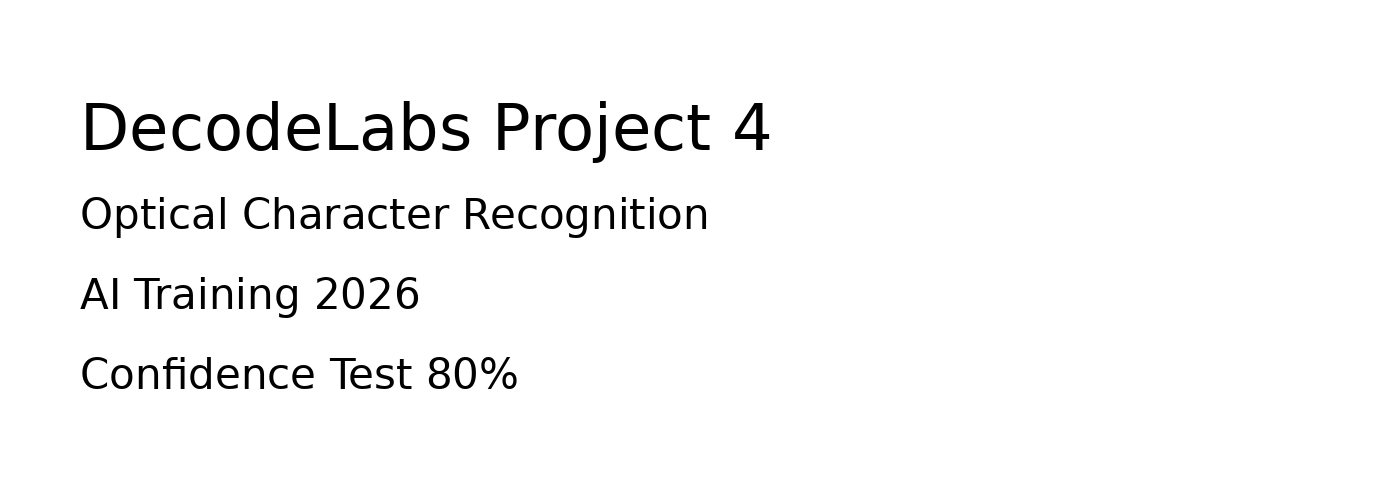
#> input picture DecodeLabs_Project_4_Image_Text_Recognition/input/sample_text.png, 1400 x 500 px
$ python main.py --image input/sample_text.png
#> lines starting #> are read from the running program, lines starting #| are printed output that depends on the picture; after the words box and inside, x2 and y2 are one past the last pixel; in counts of white or black regions, pixels touching at a corner belong together
#> in main, image is the input picture: shape (500, 1400, 3); min 0, max 255, mean 247.2
"""
DecodeLabs Project 4
Path 1: Optical Character Recognition (OCR)

Pipeline:
1. Load image
2. Convert to grayscale
3. Gaussian blur
4. Adaptive threshold
5. Optional deskew
6. Tesseract OCR
7. Apply the mandatory 80% confidence gate
8. Create visual confirmation and text output
"""

from __future__ import annotations

import argparse
import os
from pathlib import Path

import cv2
import numpy as np
import pandas as pd
import pytesseract
from pytesseract import Output


CONFIDENCE_THRESHOLD = 80.0


def parse_args() -> argparse.Namespace:
    parser = argparse.ArgumentParser(
        description="DecodeLabs Project 4 - OCR with OpenCV preprocessing"
    )
    parser.add_argument(
        "--image",
        required=True,
        help="Path to the input image."
    )
    parser.add_argument(
        "--output-dir",
        default="output",
        help="Directory for generated results."
    )
    parser.add_argument(
        "--tesseract-cmd",
        default=None,
        help="Optional path to the Tesseract executable."
    )
    return parser.parse_args()


def preprocess_image(image: np.ndarray) -> np.ndarray:
    """Convert the input to a clean black/white OCR image."""
    gray = cv2.cvtColor(image, cv2.COLOR_BGR2GRAY)

    # Gaussian blur reduces small noise before thresholding.
    blurred = cv2.GaussianBlur(gray, (5, 5), 0)

    # Adaptive threshold handles uneven lighting/shadows better than
    # one global threshold value.
    binary = cv2.adaptiveThreshold(
        blurred,
        255,
        cv2.ADAPTIVE_THRESH_GAUSSIAN_C,
        cv2.THRESH_BINARY,
        31,
        11,
    )
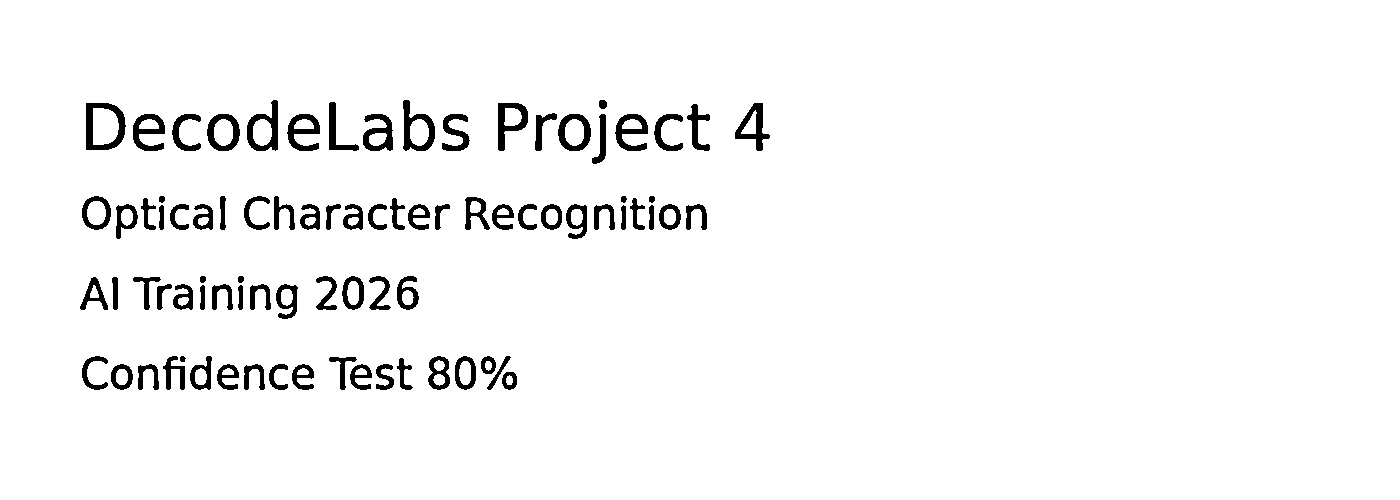
#> binary: shape (500, 1400); 96.3% white; 84 black regions, largest, box (x1, y1, x2, y2) and area: (86, 103, 126, 150) 838, (403, 100, 435, 151) 698, (247, 100, 278, 151) 696

    return binary


def deskew_image(binary: np.ndarray) -> np.ndarray:
    """Correct small text rotation so Tesseract receives a level baseline."""
    coords = np.column_stack(np.where(binary < 255))
#> coords = 25622 pairs, first value 100 to 389, second value 80 to 769

    if len(coords) < 20:
        return binary

    angle = cv2.minAreaRect(coords)[-1]
#> angle = -90

    if angle < -45:
        angle = -(90 + angle)
#> angle = 0
    else:
        angle = -angle

    # Avoid rotating an already level image.
    if abs(angle) < 0.5:
        return binary

    height, width = binary.shape[:2]
    center = (width // 2, height // 2)

    matrix = cv2.getRotationMatrix2D(center, angle, 1.0)
    return cv2.warpAffine(
        binary,
        matrix,
        (width, height),
        flags=cv2.INTER_CUBIC,
        borderMode=cv2.BORDER_REPLICATE,
    )


def run_ocr(processed: np.ndarray) -> pd.DataFrame:
    """Run Tesseract and return word-level OCR data."""
    config = "--oem 3 --psm 6"
    data = pytesseract.image_to_data(
        processed,
        config=config,
        output_type=Output.DATAFRAME,
    )

    data = data.dropna(subset=["text"]).copy()
    data["text"] = data["text"].astype(str).str.strip()
    data["conf"] = pd.to_numeric(data["conf"], errors="coerce")

    data = data[(data["text"] != "") & data["conf"].notna()]
    return data


def accepted_detections(data: pd.DataFrame) -> pd.DataFrame:
    """Keep only OCR words meeting the mandatory 80% gate."""
    return data[data["conf"] >= CONFIDENCE_THRESHOLD].copy()


# [71 lines left out: functions create_annotated_image, build_text, not called in this run]


def main() -> None:
    args = parse_args()

    if args.tesseract_cmd:
        pytesseract.pytesseract.tesseract_cmd = args.tesseract_cmd

    image_path = Path(args.image)
    output_dir = Path(args.output_dir)
    output_dir.mkdir(parents=True, exist_ok=True)

    if not image_path.is_file():
        raise FileNotFoundError(f"Input image not found: {image_path}")

    image = cv2.imread(str(image_path))
    if image is None:
        raise ValueError(f"OpenCV could not read the image: {image_path}")

    # Pre-processing: grayscale -> Gaussian blur -> adaptive threshold.
    processed = preprocess_image(image)

    # Correct small rotation before OCR.
    processed = deskew_image(processed)

    data = run_ocr(processed)
    accepted = accepted_detections(data)

    # Save preprocessing output for technical validation.
    cv2.imwrite(str(output_dir / "processed.png"), processed)

    # Save visual confirmation.
    annotated = create_annotated_image(image, accepted)
    cv2.imwrite(str(output_dir / "annotated.png"), annotated)

    # Save final accepted OCR text.
    recognized_text = build_text(accepted)
    (output_dir / "recognized.txt").write_text(
        recognized_text + ("\n" if recognized_text else ""),
        encoding="utf-8",
    )

    # Save raw word-level confidence data for benchmarking/audit.
    data.to_csv(output_dir / "ocr_data.csv", index=False)

    print("=" * 60)
    print("DecodeLabs Project 4 - OCR")
    print("=" * 60)
    print(f"Input: {image_path}")
    print(f"Detected OCR words: {len(data)}")
    print(f"Accepted (>= {CONFIDENCE_THRESHOLD:.0f}%): {len(accepted)}")
    print(f"Rejected (< {CONFIDENCE_THRESHOLD:.0f}%): {len(data) - len(accepted)}")
    print()
    print("Final accepted text:")
    print(recognized_text or "[No text passed the 80% confidence gate]")
    print()
    print(f"Results saved to: {output_dir.resolve()}")


if __name__ == "__main__":
    main()
#> (the call stopped at in run_ocr, `data = pytesseract.image_to_data( processed, config=config, output_typ..`: pytesseract is not available in this run)
